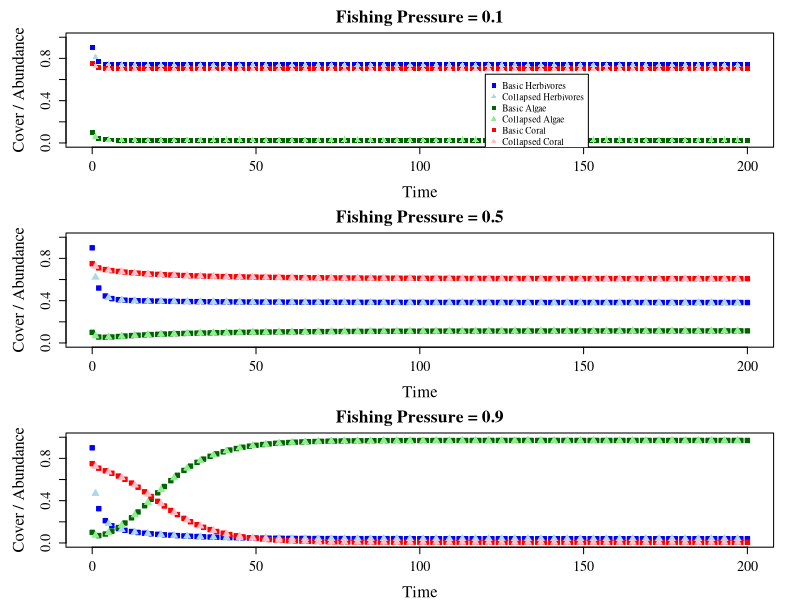
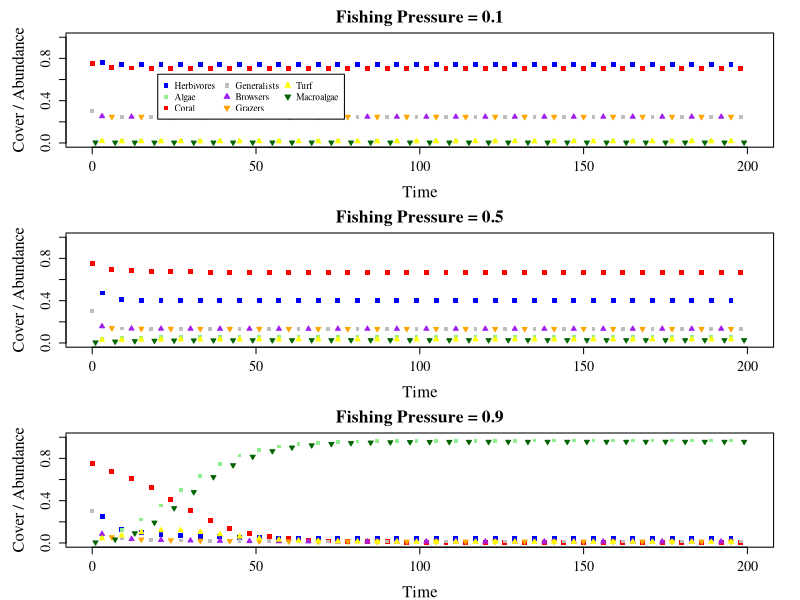
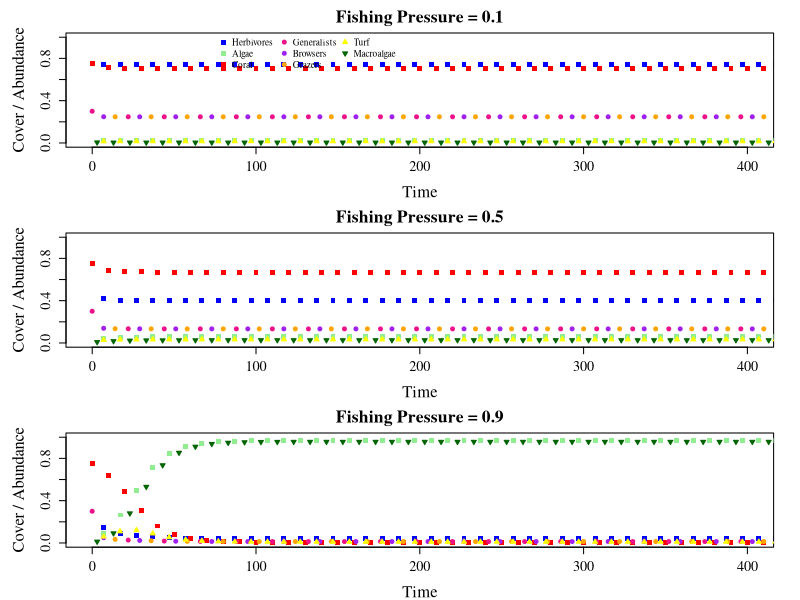
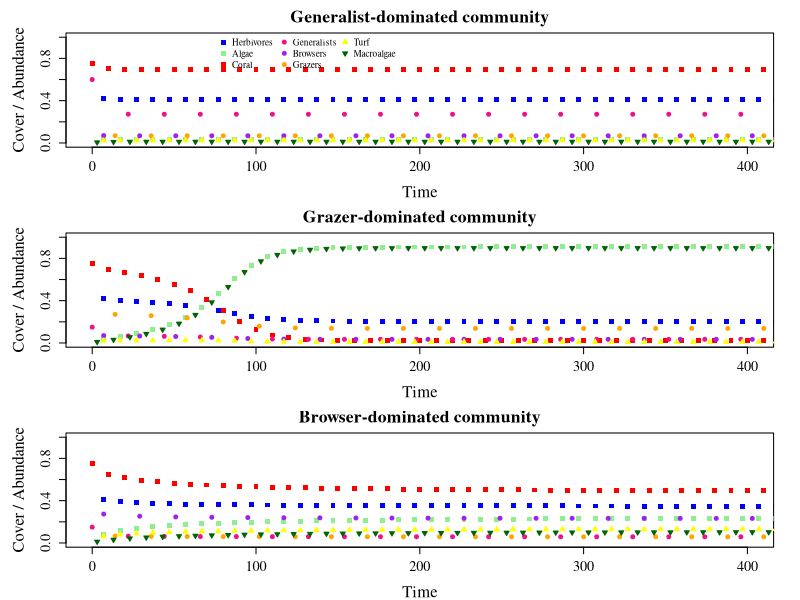

The R source for these figures, in order:
## ---- chunk 1

library(deSolve)
library(ggplot2)
library(reshape2)
library(viridis)
library(gridExtra)

## ---- chunk 2

#Set initial conditions for state variables
H0<-0.9
C0<-0.75
A0<-0.1
S0 <- 1 - C0 - A0

state_vars<-c(HH=H0, CC=C0, AA=A0, SS=S0)

#generate a series of times at which you want the ODE solver to output population sizes
#tseq<-seq(0,100,by=0.1)
tseq<-seq(0,1000,by=0.1)

#Generate a vector of parameter values
pars<-c(bc<-0.3,
        ba<- 0.8,
        ic<-0.05,
        ia<-0.05,
        dc<-0.1,
        r<-1,
        g<-1,
        eta<-1,
        alpha<-0.5,
        sigma<-0.6,
        f<-0.1)

Basic_Model<-function(tseq,state_vars,pars){
  HH <- state_vars[1]
  CC <- state_vars[2]
  AA <- state_vars[3]
  SS <- 1 - CC - AA
  
  bc <- pars[1]
  ba <- pars[2]
  ic <- pars[3]
  ia <- pars[4]
  dc <- pars[5]
  r <- pars[6]
  g <- pars[7]
  eta <- pars[8]
  alpha <- pars[9]
  sigma <- pars[10]
  f <- pars[11]
  
  dC_dt <- (ic + bc*CC)*SS*(1-alpha*AA)- dc*CC
  dA_dt <-(ia + ba*AA)*SS - (g*HH*AA / (g*eta*AA+1))
  dH_dt <-r*HH*(1 - (HH / ((1-sigma) + sigma*CC))) - f*HH

  return(list(c(dH<- dH_dt,
                dC <- dC_dt,
                dA <- dA_dt)))
}

Basic_M_output<-lsoda(c(Herbivores=H0,Coral=C0,Algae=A0), tseq, Basic_Model, pars)
Basic_M_output=as.data.frame(Basic_M_output)
Basic_M_output$Space= 1 - Basic_M_output$Coral - Basic_M_output$Algae

#head(Basic_M_output)
#tail(Basic_M_output)


## Run the model again with a higher fishing pressure f = 0.5
pars[11]=0.5
Basic_M_output_2<-lsoda(c(Herbivores=H0,Coral=C0,Algae=A0), tseq, Basic_Model, pars)
Basic_M_output_2=as.data.frame(Basic_M_output_2)


## Run the model again with an even higher fishing pressure f = 0.9
pars[11]=0.9
Basic_M_output_3<-lsoda(c(Herbivores=H0,Coral=C0,Algae=A0), tseq, Basic_Model, pars)
Basic_M_output_3=as.data.frame(Basic_M_output_3)


## ---- chunk 3
#These were the initial conditions for the basic model when I first ran that...
# H0<-0.9
# C0<-0.75
# M0<-0.1

### Old assumptions of initial conditions to make previous model equations collapse to basic model
# G0<-0.3
# R0<-0.3
# B0<-0.3
# C0<-0.75
# T0<-0.05
# M0<-0.05
# S0 <- 1 - T0 - C0 - M0


G0<-0.45
R0<-0
B0<-0.45
C0<-0.75
T0<-0.05
M0<-0.05
S0 <- 1 - T0 - C0 - M0

# H0<-0.6
# C0<-0.5
# M0<-0.2
# S0 <- 1 - C0 - M0

P2_state_vars<-c(GG=G0, RR=R0, BB=B0, CC=C0, TT=T0, MM=M0, SS=S0)

#generate a series of times at which you want the ODE solver to output population sizes
#P2_tseq<-seq(0,100,by=0.1)
P2_tseq<-seq(0,1000,by=0.1)

#Generate a vector of parameter values
P2_pars<-c(bc<-0.3,
           bt<-0.8,      #use the same value as bm from basic model
           bm<-0.8,      #use the same value as bm from basic model
           ic<-0.05,
           it<-0.025,    #need two of these, one for turf and one for macroalgae
           im<-0.025,    #need two of these, one for turf and one for macroalgae
           dc<-0.1,
           r<-1,
           # gt<-1,       #need two of these, one for turf and one for macroalgae
           # gm<-1,       #need two of these, one for turf and one for macroalgae
           gt<-2,       #need two of these, one for turf and one for macroalgae
           gm<-2,       #need two of these, one for turf and one for macroalgae
           etaT<-1,     #need two of these, one for turf and one for macroalgae
           etaM<-1,     #need two of these, one for turf and one for macroalgae
           alphaT<-0.5,
           alphaM<-0.5,
           sigma<-0.6,
           f<-0.1,
           gamma<-0)

P2_Model<-function(P2_tseq,P2_state_vars,P2_pars){
  GG <- P2_state_vars[1]
  RR <- P2_state_vars[2]
  BB <- P2_state_vars[3]
  CC <- P2_state_vars[4]
  TT <- P2_state_vars[5]
  MM <- P2_state_vars[6]
  SS <- 1 - CC - TT - MM
  
  bc <- P2_pars[1]
  bt <- P2_pars[2]
  bm <- P2_pars[3]
  ic <- P2_pars[4]
  it <- P2_pars[5]
  im <- P2_pars[6]
  dc <- P2_pars[7]
  r <- P2_pars[8]
  gt <- P2_pars[9]
  gm <- P2_pars[10]
  etaT <- P2_pars[11]
  etaM <- P2_pars[12]
  alphaT <- P2_pars[13]
  alphaM <- P2_pars[14]
  sigma <- P2_pars[15]
  f <- P2_pars[16]
  gamma <- P2_pars[17]
  
  dG_dt <-r*GG*(1 - ((GG+RR+BB) / ((1-sigma) + sigma*CC))) - f*GG
  dR_dt <-r*RR*(1 - ((GG+RR+BB) / ((1-sigma) + sigma*CC))) - f*RR
  dB_dt <-r*BB*(1 - ((GG+RR+BB) / ((1-sigma) + sigma*CC))) - f*BB
  dC_dt <- (ic + bc*CC)*SS*(1-(alphaT*TT+alphaM*MM)) - dc*CC
  dT_dt <- (it + bt*TT)*(SS) - (gamma*TT) - (((gt*GG*TT) / (gt*etaT*TT+1)) + ((gt*RR*TT)/(gt*etaT*TT+gm*etaM*MM+1)))
  dM_dt <- (im + bm*MM)*(SS) + (gamma*TT) - (((gm*BB*MM) / (gm*etaM*MM+1)) + ((gm*RR*MM)/(gt*etaT*TT+gm*etaM*MM+1)))


  return(list(c(dG <- dG_dt,
                dR <- dR_dt,
                dB <- dB_dt,
                dC <- dC_dt,
                dT <- dT_dt,
                dM <- dM_dt)))
}

P2_output<-lsoda(c(Grazers =G0, Generalists =R0, Browsers =B0,
                   Coral = C0,Turf = T0,Macroalgae=M0),
                 P2_tseq, P2_Model, P2_pars)
P2_output=as.data.frame(P2_output)


P2_output$Space= 1 - P2_output$Coral - P2_output$Turf - P2_output$Macroalgae
P2_output$Herbivores = P2_output$Grazers+P2_output$Generalists+P2_output$Browsers
P2_output$Algae = P2_output$Turf+P2_output$Macroalgae



# Compare expanded model output to basic model output...
Herbs<-(round(P2_output$Herbivores,digits=4) == round(Basic_M_output$Herbivores,digits=4))
Herb.Trues<-sum(Herbs==TRUE)
#Herb.Trues
Algals<-(round(P2_output$Algae,digits=4) == round(Basic_M_output$Algae,digits=4))
Algals.Trues<-sum(Algals==TRUE)
#Algals.Trues
Coral<-(round(P2_output$Coral,digits=4) == round(Basic_M_output$Coral,digits=4))
Coral.Trues<-sum(Coral==TRUE)
Coral.Trues



## Run the model again with a higher fishing pressure f = 0.5
P2_pars[16]=0.5
P2_output_2<-lsoda(c(Grazers =G0, Generalists =R0, Browsers =B0,
                   Coral = C0,Turf = T0,Macroalgae=M0),
                 P2_tseq, P2_Model, P2_pars)
P2_output_2=as.data.frame(P2_output_2)
P2_output_2$Space= 1 - P2_output_2$Coral - P2_output_2$Turf - P2_output_2$Macroalgae
P2_output_2$Herbivores = P2_output_2$Grazers+P2_output_2$Generalists+P2_output_2$Browsers
P2_output_2$Algae = P2_output_2$Turf+P2_output_2$Macroalgae
#tail(P2_output_2)


## Run the model again with an even higher fishing pressure f = 0.9
P2_pars[16]=0.9
P2_output_3<-lsoda(c(Grazers =G0, Generalists =R0, Browsers =B0,
                   Coral = C0,Turf = T0,Macroalgae=M0),
                 P2_tseq, P2_Model, P2_pars)
P2_output_3=as.data.frame(P2_output_3)
P2_output_3$Space= 1 - P2_output_3$Coral - P2_output_3$Turf - P2_output_3$Macroalgae
P2_output_3$Herbivores = P2_output_3$Grazers+P2_output_3$Generalists+P2_output_3$Browsers
P2_output_3$Algae = P2_output_3$Turf+P2_output_3$Macroalgae
#tail(P2_output_3)


## ---- chunk 4

## subset time points at which to actually plot output....

# basic_times<-seq(0,1000,by=20)    ## miss the details happening in the early time steps when I plot it out for the full 1000 time steps - but in supplement, maybe?
# basic_times<-seq(0,200,by=2)
basic_times<-seq(0,200,by=2)
reduced_Basic<-subset(Basic_M_output,Basic_M_output$time %in% basic_times)
reduced_Basic_2<-subset(Basic_M_output_2,Basic_M_output_2$time %in% basic_times)
reduced_Basic_3<-subset(Basic_M_output_3,Basic_M_output_3$time %in% basic_times)


# p2_times<-seq(1,1000,by=20)    ## miss the details happening in the early time steps when I plot it out for the full 1000 time steps - but in supplement, maybe?
# p2_times<-seq(1,200,by=2)
p2_times<-seq(1,200,by=4)
reduced_p2<-subset(P2_output,P2_output$time %in% p2_times)
reduced_p2_2<-subset(P2_output_2,P2_output_2$time %in% p2_times)
reduced_p2_3<-subset(P2_output_3,P2_output_3$time %in% p2_times)


#quartz()

#pdf("Basic_v_Expanded.pdf",width=4, height=10)
pdf("Paper_Fig_1_c_v2.3.pdf",width=3.75, height=7)


par(mfrow=c(3,1),
    mar=c(4,5,2.5,2),
    family = "Times")

plot(reduced_Basic$time, reduced_Basic$Herbivores,
     pch = 15,
     col = "blue",
     xlab="Time",
     ylab="Cover / Abundance",
     ylim=c(0,1),
     xlim=c(0,200),
     cex.lab=1.5,
     cex.axis=1.3,
     main = "Fishing Pressure = 0.1",
     cex.main=1.6)
points(reduced_Basic$time, reduced_Basic$Algae, col="darkgreen", pch=15)
points(reduced_Basic$time, reduced_Basic$Coral, col="red", pch=15)
points(reduced_p2$time, reduced_p2$Herbivores, col="lightblue", pch=17)
points(reduced_p2$time, reduced_p2$Coral, col="pink", pch=17)
points(reduced_p2$time, reduced_p2$Algae, col="lightgreen", pch=17)
legend(x=120,y=0.65,
       c("Basic Herbivores","Collapsed Herbivores","Basic Algae","Collapsed Algae","Basic Coral","Collapsed Coral"),
       pch=c(15,17,15,17,15,17),
       col=c("blue","lightblue","darkgreen","lightgreen","red","pink"),
       cex=0.85)


plot(reduced_Basic_2$time, reduced_Basic_2$Herbivores,
     pch = 22,
     col = "blue",
     bg = "blue",
     xlab="Time",
     ylab="Cover / Abundance",
     ylim=c(0,1),
     xlim=c(0,200),
     cex.lab=1.5,
     cex.axis=1.3,
     main = "Fishing Pressure = 0.5",
     cex.main=1.6)
points(reduced_Basic_2$time, reduced_Basic_2$Algae, col="darkgreen", pch=22, bg = "darkgreen")
points(reduced_Basic_2$time, reduced_Basic_2$Coral, col="red", pch=22, bg = "red")
points(reduced_p2_2$time, reduced_p2_2$Herbivores, col="lightblue", pch=24, bg = "lightblue")
points(reduced_p2_2$time, reduced_p2_2$Coral, col="pink", pch=24, bg = "pink")
points(reduced_p2_2$time, reduced_p2_2$Algae, col="lightgreen", pch=24, bg = "lightgreen")


plot(reduced_Basic_3$time, reduced_Basic_3$Herbivores,
     pch = 22,
     col = "blue",
     bg = "blue",
     xlab="Time",
     ylab="Cover / Abundance",
     ylim=c(0,1),
     xlim=c(0,200),
     cex.lab=1.5,
     cex.axis=1.3,
     main = "Fishing Pressure = 0.9",
     cex.main=1.6)
points(reduced_Basic_3$time, reduced_Basic_3$Algae, col="darkgreen", pch=22, bg = "darkgreen")
points(reduced_Basic_3$time, reduced_Basic_3$Coral, col="red", pch=22, bg = "red")
points(reduced_p2_3$time, reduced_p2_3$Herbivores, col="lightblue", pch=24, bg = "lightblue")
points(reduced_p2_3$time, reduced_p2_3$Coral, col="pink", pch=24, bg = "pink")
points(reduced_p2_3$time, reduced_p2_3$Algae, col="lightgreen", pch=24, bg = "lightgreen")

dev.off()


## ---- chunk 5
#Generate a vector of parameter values
hh_pars<-c(bc<-0.3, bt<-0.8,bm<-0.5,      #expansion of current benthic cover
           ic<-0.05, it<-0.05, im<-0,     #import of propagules
           dc<-0.1,                       #coral mortality
           r<-1,                          #herbivore growth rate
#           gt<-1, gm<-0.5,                #algae mortality - used previously before changing our model equations
           gt<-2, gm<-1,                #algae mortality
           etaT<-0, etaM<-1,              #algae handling time
           alphaT<-0.25, alphaM<-0.5,     #competitive effect on coral
           sigma<-0.6,                    #relationship between coral & herbivores
           f<-0.5,                        #fishing pressure
           gamma<-0.1)                    #transition from turf to macroalgae


## ---- chunk 6
## What am I using for the initial conditions for the Expanded Model? - Using what I have in my Table S2 from the manuscript...

G0<-0.3
R0<-0.3
B0<-0.3
C0<-0.75
T0<-0.1
M0<-0.0
S0 <- 1 - T0 - C0 - M0


#set fishing pressure to 0.1 for initial run
hh_pars[16] = 0.1
Exp_output<-lsoda(c(Grazers =G0, Generalists =R0, Browsers =B0,
                   Coral = C0,Turf = T0,Macroalgae=M0),
                 P2_tseq, P2_Model, hh_pars)
Exp_output=as.data.frame(Exp_output)
Exp_output$Space= 1 - Exp_output$Coral - Exp_output$Turf - Exp_output$Macroalgae
Exp_output$Herbivores = Exp_output$Grazers+Exp_output$Generalists+Exp_output$Browsers
Exp_output$Algae = Exp_output$Turf+Exp_output$Macroalgae


## Run the model again with a higher fishing pressure f = 0.5
hh_pars[16]=0.5
Exp_output_2<-lsoda(c(Grazers =G0, Generalists =R0, Browsers =B0,
                   Coral = C0,Turf = T0,Macroalgae=M0),
                 P2_tseq, P2_Model, hh_pars)
Exp_output_2=as.data.frame(Exp_output_2)
Exp_output_2$Space= 1 - Exp_output_2$Coral - Exp_output_2$Turf - Exp_output_2$Macroalgae
Exp_output_2$Herbivores = Exp_output_2$Grazers+Exp_output_2$Generalists+Exp_output_2$Browsers
Exp_output_2$Algae = Exp_output_2$Turf+Exp_output_2$Macroalgae
#tail(Exp_output_2)


## Run the model again with an even higher fishing pressure f = 0.9
hh_pars[16]=0.9
Exp_output_3<-lsoda(c(Grazers =G0, Generalists =R0, Browsers =B0,
                   Coral = C0,Turf = T0,Macroalgae=M0),
                 P2_tseq, P2_Model, hh_pars)
Exp_output_3=as.data.frame(Exp_output_3)
Exp_output_3$Space= 1 - Exp_output_3$Coral - Exp_output_3$Turf - Exp_output_3$Macroalgae
Exp_output_3$Herbivores = Exp_output_3$Grazers+Exp_output_3$Generalists+Exp_output_3$Browsers
Exp_output_3$Algae = Exp_output_3$Turf+Exp_output_3$Macroalgae
#tail(Exp_output_3)


## ---- chunk 7
# Need to reduce the number of data points to plot so the points are actually visible
## subset time points at which to actually plot output....

group1_times<-seq(0,200,by=6)
#which state variables do I want in group 1?
# Herbivores, Algae, Coral, Generalists
group1_1<-subset(Exp_output,Exp_output$time %in% group1_times)
group1_2<-subset(Exp_output_2,Exp_output$time %in% group1_times)
group1_3<-subset(Exp_output_3,Exp_output$time %in% group1_times)

#which state variables do I want in group 2?
#Grazers, Turf
group2_times<-seq(3,200,by=6)
group2_1<-subset(Exp_output,Exp_output$time %in% group2_times)
group2_2<-subset(Exp_output_2,Exp_output$time %in% group2_times)
group2_3<-subset(Exp_output_3,Exp_output$time %in% group2_times)


#which state variables do I want in group 3?
#Browsers, Macroalgae
group3_times<-seq(1,200,by=6)
group3_1<-subset(Exp_output,Exp_output$time %in% group3_times)
group3_2<-subset(Exp_output_2,Exp_output$time %in% group3_times)
group3_3<-subset(Exp_output_3,Exp_output$time %in% group3_times)


#Different times for the 3 different types of herbivores
group4_times<-seq(0,200,by=9)
group4_1<-subset(Exp_output,Exp_output$time %in% group4_times)
group4_2<-subset(Exp_output_2,Exp_output$time %in% group4_times)
group4_3<-subset(Exp_output_3,Exp_output$time %in% group4_times)

group5_times<-seq(3,200,by=9)
group5_1<-subset(Exp_output,Exp_output$time %in% group5_times)
group5_2<-subset(Exp_output_2,Exp_output$time %in% group5_times)
group5_3<-subset(Exp_output_3,Exp_output$time %in% group5_times)

group6_times<-seq(6,200,by=9)
group6_1<-subset(Exp_output,Exp_output$time %in% group6_times)
group6_2<-subset(Exp_output_2,Exp_output$time %in% group6_times)
group6_3<-subset(Exp_output_3,Exp_output$time %in% group6_times)


#Making the figures - see next code chunk for UPDATED figure

# pdf("Paper_Fig_1_d_v3.pdf",width=3.75, height=7)
# pdf("Fig_1D_v1.pdf",width=3.75, height=7)
pdf("Fig_1D_v2.pdf",width=3.75, height=7)


par(mfrow=c(3,1),
    mar=c(4,5,2.5,2),
    family = "Times")

#quartz()
plot(group2_1$time, group2_1$Herbivores,
     pch=15,
     col = "blue",
     xlab="Time",
     ylab="Cover / Abundance",
     ylim=c(0,1),
     xlim=c(0,200),
     cex.lab=1.5,
     cex.axis=1.3,
     main = "Fishing Pressure = 0.1",
     cex.main=1.6)
points(group2_1$time, group2_1$Algae, col="lightgreen", pch=15,cex=0.75)
points(group1_1$time, group1_1$Coral, col="red", pch=15)
# points(group4_1$time, group4_1$Generalists, col="hotpink", pch=15,cex=0.75)
points(group4_1$time, group4_1$Generalists, col="gray", pch=15,cex=0.75)
points(group5_1$time, group5_1$Browsers, col="purple",bg="purple", pch=24,cex=0.75)
points(group6_1$time, group6_1$Grazers, col="orange",bg="orange", pch=25,cex=0.75)
points(group2_1$time, group2_1$Turf, col="yellow",bg="yellow", pch=24,cex=0.75)
points(group3_1$time, group3_1$Macroalgae, col="darkgreen",bg="darkgreen", pch=25,cex=0.75)
legend(x=20,y=0.65,
       c("Herbivores","Algae","Coral", "Generalists","Browsers","Grazers","Turf","Macroalgae"),
       pch=c(15,15,15,15,24,25,24,25),
       col=c("blue","lightgreen","red","gray","purple","orange","yellow","darkgreen"),
       pt.bg=c("blue","lightgreen","red","gray","purple","orange","yellow","darkgreen"),
       ncol=3,
       cex=0.85)


plot(group2_2$time, group2_2$Herbivores,
     pch=15,
     col = "blue",
     xlab="Time",
     ylab="Cover / Abundance",
     ylim=c(0,1),
     xlim=c(0,200),
     cex.lab=1.5,
     cex.axis=1.3,
     main = "Fishing Pressure = 0.5",
     cex.main=1.6)
points(group2_2$time, group2_2$Algae, col="lightgreen", pch=15,cex=0.75)
points(group1_2$time, group1_2$Coral, col="red", pch=15)
# points(group4_2$time, group4_2$Generalists, col="hotpink", pch=15,cex=0.75)
points(group4_2$time, group4_2$Generalists, col="gray", pch=15,cex=0.75)
points(group5_2$time, group5_2$Browsers, col="purple",bg="purple", pch=24,cex=0.75)
points(group6_2$time, group6_2$Grazers, col="orange",bg="orange", pch=25,cex=0.75)
points(group2_2$time, group2_2$Turf, col="yellow",bg="yellow", pch=24,cex=0.75)
points(group3_2$time, group3_2$Macroalgae, col="darkgreen",bg="darkgreen", pch=25,cex=0.75)



plot(group2_3$time, group2_3$Herbivores,
     pch=15,
     col = "blue",
     xlab="Time",
     ylab="Cover / Abundance",
     ylim=c(0,1),
     xlim=c(0,200),
     cex.lab=1.5,
     cex.axis=1.3,
     main = "Fishing Pressure = 0.9",
     cex.main=1.6)
points(group2_3$time, group2_3$Algae, col="lightgreen", pch=15,cex=0.75)
points(group1_3$time, group1_3$Coral, col="red", pch=15)
# points(group4_3$time, group4_3$Generalists, col="hotpink", pch=15,cex=0.75)
points(group4_3$time, group4_3$Generalists, col="gray", pch=15,cex=0.75)
points(group5_3$time, group5_3$Browsers, col="purple",bg="purple", pch=24,cex=0.75)
points(group6_3$time, group6_3$Grazers, col="orange",bg="orange", pch=25,cex=0.75)
points(group2_3$time, group2_3$Turf, col="yellow",bg="yellow", pch=24,cex=0.75)
points(group3_3$time, group3_3$Macroalgae, col="darkgreen",bg="darkgreen", pch=25,cex=0.75)


dev.off()

## ---- chunk 8
# Need to reduce the number of data points to plot so the points are actually visible
## subset time points at which to actually plot output....

# group1_times<-seq(0,200,by=6)
# group1_times<-seq(0,1000,by=30)
group1_times<-seq(0,1000,by=10)
#which state variables do I want in group 1?
# Herbivores, Algae, Coral, Generalists
group1_1<-subset(Exp_output,Exp_output$time %in% group1_times)
group1_2<-subset(Exp_output_2,Exp_output$time %in% group1_times)
group1_3<-subset(Exp_output_3,Exp_output$time %in% group1_times)

#which state variables do I want in group 2?
#Grazers, Turf
# group2_times<-seq(3,200,by=6)
# group2_times<-seq(15,1000,by=30)
group2_times<-seq(7,1000,by=10)
group2_1<-subset(Exp_output,Exp_output$time %in% group2_times)
group2_2<-subset(Exp_output_2,Exp_output$time %in% group2_times)
group2_3<-subset(Exp_output_3,Exp_output$time %in% group2_times)


#which state variables do I want in group 3?
#Browsers, Macroalgae
# group3_times<-seq(1,200,by=6)
# group3_times<-seq(5,1000,by=30)
group3_times<-seq(3,1000,by=10)
group3_1<-subset(Exp_output,Exp_output$time %in% group3_times)
group3_2<-subset(Exp_output_2,Exp_output$time %in% group3_times)
group3_3<-subset(Exp_output_3,Exp_output$time %in% group3_times)


#Different times for the 3 different types of herbivores
# group4_times<-seq(0,200,by=9)
# group4_times<-seq(0,1000,by=45)
group4_times<-seq(0,1000,by=22)
group4_1<-subset(Exp_output,Exp_output$time %in% group4_times)
group4_2<-subset(Exp_output_2,Exp_output$time %in% group4_times)
group4_3<-subset(Exp_output_3,Exp_output$time %in% group4_times)

# group5_times<-seq(3,200,by=9)
# group5_times<-seq(15,1000,by=45)
group5_times<-seq(7,1000,by=22)
group5_1<-subset(Exp_output,Exp_output$time %in% group5_times)
group5_2<-subset(Exp_output_2,Exp_output$time %in% group5_times)
group5_3<-subset(Exp_output_3,Exp_output$time %in% group5_times)

# group6_times<-seq(6,200,by=9)
# group6_times<-seq(30,1000,by=45)
group6_times<-seq(14,1000,by=22)
group6_1<-subset(Exp_output,Exp_output$time %in% group6_times)
group6_2<-subset(Exp_output_2,Exp_output$time %in% group6_times)
group6_3<-subset(Exp_output_3,Exp_output$time %in% group6_times)


## List of times from above for easier referencing and copying...
# group1_times<-seq(0,1000,by=10)
# group2_times<-seq(7,1000,by=10)
# group3_times<-seq(3,1000,by=10)
# group4_times<-seq(0,1000,by=22)
# group5_times<-seq(7,1000,by=22)
# group6_times<-seq(14,1000,by=22)



## Making the figure

# pdf("Fig_new1C_v1.pdf",width=3.75,height=7)
# pdf("Fig_new1C_v2.pdf",width=3.75,height=7)
# pdf("Fig_new1C_v3.pdf",width=3.75,height=7)
pdf("Fig_new1C_v4.pdf",width=3.75,height=7)


par(mfrow=c(3,1),
    mar=c(4,5,2.5,2),
    family = "Times")

#quartz()
plot(group2_1$time, group2_1$Herbivores,
     pch=15,
     col = "blue",
     xlab="Time",
     ylab="Cover / Abundance",
     ylim=c(0,1),
     xlim=c(0,400),
     cex.lab=1.5,
     cex.axis=1.3,
     main = "Fishing Pressure = 0.1",
     cex.main=1.6)
# points(group2_1$time, group2_1$Algae, col="lightgreen", pch=15,cex=0.75)
points(group2_1$time, group2_1$Algae, col="lightgreen", pch=15,cex=1)
points(group1_1$time, group1_1$Coral, col="red", pch=15)
# points(group4_1$time, group4_1$Generalists, col="hotpink", pch=15,cex=0.75)
# points(group4_1$time, group4_1$Generalists, col="gray", pch=20,cex=0.75)
points(group4_1$time, group4_1$Generalists, col="deeppink2", pch=20,cex=1.2)
points(group5_1$time, group5_1$Browsers, col="purple",bg="purple", pch=20,cex=1.2)
points(group6_1$time, group6_1$Grazers, col="orange",bg="orange", pch=20,cex=1.2)
points(group2_1$time, group2_1$Turf, col="yellow",bg="yellow", pch=24,cex=0.75)
points(group3_1$time, group3_1$Macroalgae, col="darkgreen",bg="darkgreen", pch=25,cex=0.75)
legend(x=75,y=1.06,
       # x=75,y=0.65,
       c("Herbivores","Algae","Coral", "Generalists","Browsers","Grazers","Turf","Macroalgae"),
       pch=c(15,15,15,20,20,20,24,25),
       col=c("blue","lightgreen","red","deeppink2","purple","orange","yellow","darkgreen"),
       pt.bg=c("blue","lightgreen","red","deeppink2","purple","orange","yellow","darkgreen"),
       ncol=3,
       cex=0.85,
       bty = "n",   ## remove box around legend
       pt.cex = c(1,1,1,1.2,1.2,1.2,0.75,0.75))


plot(group2_2$time, group2_2$Herbivores,
     pch=15,
     col = "blue",
     xlab="Time",
     ylab="Cover / Abundance",
     ylim=c(0,1),
     xlim=c(0,400),
     cex.lab=1.5,
     cex.axis=1.3,
     main = "Fishing Pressure = 0.5",
     cex.main=1.6)
# points(group2_2$time, group2_2$Algae, col="lightgreen", pch=15,cex=0.75)
points(group2_2$time, group2_2$Algae, col="lightgreen", pch=15,cex=1)
points(group1_2$time, group1_2$Coral, col="red", pch=15)
# points(group4_2$time, group4_2$Generalists, col="hotpink", pch=15,cex=0.75)
points(group4_2$time, group4_2$Generalists, col="deeppink2", pch=20,cex=1.2)
points(group5_2$time, group5_2$Browsers, col="purple",bg="purple", pch=20,cex=1.2)
points(group6_2$time, group6_2$Grazers, col="orange",bg="orange", pch=20,cex=1.2)
points(group2_2$time, group2_2$Turf, col="yellow",bg="yellow", pch=24,cex=0.75)
points(group3_2$time, group3_2$Macroalgae, col="darkgreen",bg="darkgreen", pch=25,cex=0.75)



plot(group2_3$time, group2_3$Herbivores,
     pch=15,
     col = "blue",
     xlab="Time",
     ylab="Cover / Abundance",
     ylim=c(0,1),
     xlim=c(0,400),
     cex.lab=1.5,
     cex.axis=1.3,
     main = "Fishing Pressure = 0.9",
     cex.main=1.6)
# points(group2_3$time, group2_3$Algae, col="lightgreen", pch=15,cex=0.75)
points(group2_3$time, group2_3$Algae, col="lightgreen", pch=15,cex=1)
points(group1_3$time, group1_3$Coral, col="red", pch=15)
# points(group4_3$time, group4_3$Generalists, col="hotpink", pch=15,cex=0.75)
points(group4_3$time, group4_3$Generalists, col="deeppink2", pch=20,cex=1.2)
points(group5_3$time, group5_3$Browsers, col="purple",bg="purple", pch=20,cex=1.2)
points(group6_3$time, group6_3$Grazers, col="orange",bg="orange", pch=20,cex=1.2)
points(group2_3$time, group2_3$Turf, col="yellow",bg="yellow", pch=24,cex=0.75)
points(group3_3$time, group3_3$Macroalgae, col="darkgreen",bg="darkgreen", pch=25,cex=0.75)


dev.off()

## ---- chunk 9
# Set initial conditions

G0<-0.3
R0<-0.3
B0<-0.3
C0<-0.75
T0<-0.1
M0<-0.0
S0 <- 1 - T0 - C0 - M0


#have 'even' herbivore communities initially
#set fishing pressure to 0.5 for all runs
G0<-0.3
R0<-0.3
B0<-0.3
hh_pars[16] = 0.5
F1d_even<-lsoda(c(Grazers =G0, Generalists =R0, Browsers =B0,
                   Coral = C0,Turf = T0,Macroalgae=M0),
                 P2_tseq, P2_Model, hh_pars)
F1d_even=as.data.frame(F1d_even)
F1d_even$Space= 1 - F1d_even$Coral - F1d_even$Turf - F1d_even$Macroalgae
F1d_even$Herbivores = F1d_even$Grazers+F1d_even$Generalists+F1d_even$Browsers
F1d_even$Algae = F1d_even$Turf+F1d_even$Macroalgae


## Run the model again with same fishing pressure f = 0.5, but generalist-dominated herbivore community
G0<-0.15
R0<-0.6
B0<-0.15
hh_pars[16]=0.5
F1d_genD<-lsoda(c(Grazers =G0, Generalists =R0, Browsers =B0,
                   Coral = C0,Turf = T0,Macroalgae=M0),
                 P2_tseq, P2_Model, hh_pars)
F1d_genD=as.data.frame(F1d_genD)
F1d_genD$Space= 1 - F1d_genD$Coral - F1d_genD$Turf - F1d_genD$Macroalgae
F1d_genD$Herbivores = F1d_genD$Grazers+F1d_genD$Generalists+F1d_genD$Browsers
F1d_genD$Algae = F1d_genD$Turf+F1d_genD$Macroalgae
#tail(F1d_genD)


## Run the model again with same fishing pressure f = 0.5, but grazer-dominated herbivore community
G0<-0.6
R0<-0.15
B0<-0.15
hh_pars[16]=0.5
F1d_grazD<-lsoda(c(Grazers =G0, Generalists =R0, Browsers =B0,
                   Coral = C0,Turf = T0,Macroalgae=M0),
                 P2_tseq, P2_Model, hh_pars)
F1d_grazD=as.data.frame(F1d_grazD)
F1d_grazD$Space= 1 - F1d_grazD$Coral - F1d_grazD$Turf - F1d_grazD$Macroalgae
F1d_grazD$Herbivores = F1d_grazD$Grazers+F1d_grazD$Generalists+F1d_grazD$Browsers
F1d_grazD$Algae = F1d_grazD$Turf+F1d_grazD$Macroalgae
#tail(F1d_grazD)



## Run the model again with same fishing pressure f = 0.5, but browers-dominated herbivore community
G0<-0.15
R0<-0.15
B0<-0.6
hh_pars[16]=0.5
F1d_browsD<-lsoda(c(Grazers =G0, Generalists =R0, Browsers =B0,
                   Coral = C0,Turf = T0,Macroalgae=M0),
                 P2_tseq, P2_Model, hh_pars)
F1d_browsD=as.data.frame(F1d_browsD)
F1d_browsD$Space= 1 - F1d_browsD$Coral - F1d_browsD$Turf - F1d_browsD$Macroalgae
F1d_browsD$Herbivores = F1d_browsD$Grazers+F1d_browsD$Generalists+F1d_browsD$Browsers
F1d_browsD$Algae = F1d_browsD$Turf+F1d_browsD$Macroalgae
#tail(F1d_browsD)

## ---- chunk 10
# Need to reduce the number of data points to plot so the points are actually visible
## subset time points at which to actually plot output....

## List of times from Figure 1C above, so they match between panels C and D

group1_times<-seq(0,1000,by=10)
group2_times<-seq(7,1000,by=10)
group3_times<-seq(3,1000,by=10)
group4_times<-seq(0,1000,by=22)
group5_times<-seq(7,1000,by=22)
group6_times<-seq(14,1000,by=22)


#group1_times<-seq(0,200,by=6)
# group1_times<-seq(0,1000,by=30)
#which state variables do I want in group 1?
# Herbivores, Algae, Coral, Generalists
group1_1<-subset(F1d_genD,F1d_genD$time %in% group1_times)
group1_2<-subset(F1d_grazD,F1d_genD$time %in% group1_times)
group1_3<-subset(F1d_browsD,F1d_genD$time %in% group1_times)

#which state variables do I want in group 2?
#Grazers, Turf
#group2_times<-seq(3,200,by=6)
# group2_times<-seq(15,1000,by=30)
group2_1<-subset(F1d_genD,F1d_genD$time %in% group2_times)
group2_2<-subset(F1d_grazD,F1d_genD$time %in% group2_times)
group2_3<-subset(F1d_browsD,F1d_genD$time %in% group2_times)


#which state variables do I want in group 3?
#Browsers, Macroalgae
#group3_times<-seq(1,200,by=6)
# group3_times<-seq(5,1000,by=30)
group3_1<-subset(F1d_genD,F1d_genD$time %in% group3_times)
group3_2<-subset(F1d_grazD,F1d_genD$time %in% group3_times)
group3_3<-subset(F1d_browsD,F1d_genD$time %in% group3_times)


#Different times for the 3 different types of herbivores
#group4_times<-seq(0,200,by=9)
# group4_times<-seq(0,1000,by=45)
group4_1<-subset(F1d_genD,F1d_genD$time %in% group4_times)
group4_2<-subset(F1d_grazD,F1d_genD$time %in% group4_times)
group4_3<-subset(F1d_browsD,F1d_genD$time %in% group4_times)

#group5_times<-seq(3,200,by=9)
# group5_times<-seq(15,1000,by=45)
group5_1<-subset(F1d_genD,F1d_genD$time %in% group5_times)
group5_2<-subset(F1d_grazD,F1d_genD$time %in% group5_times)
group5_3<-subset(F1d_browsD,F1d_genD$time %in% group5_times)

#group6_times<-seq(6,200,by=9)
# group6_times<-seq(30,1000,by=45)
group6_1<-subset(F1d_genD,F1d_genD$time %in% group6_times)
group6_2<-subset(F1d_grazD,F1d_genD$time %in% group6_times)
group6_3<-subset(F1d_browsD,F1d_genD$time %in% group6_times)


#Making the figures

pdf("Fig_1D_v4.pdf",width=3.75, height=7)


par(mfrow=c(3,1),
    mar=c(4,5,2.5,2),
    family = "Times")

#quartz()
plot(group2_1$time, group2_1$Herbivores,
     pch=15,
     col = "blue",
     xlab="Time",
     ylab="Cover / Abundance",
     ylim=c(0,1),
     xlim=c(0,400),
     cex.lab=1.5,
     cex.axis=1.3,
     main = "Generalist-dominated community",
     cex.main=1.6)
points(group2_1$time, group2_1$Algae, col="lightgreen", pch=15,cex=1)
points(group1_1$time, group1_1$Coral, col="red", pch=15)
# points(group4_1$time, group4_1$Generalists, col="hotpink", pch=15,cex=0.75)
# points(group4_1$time, group4_1$Generalists, col="gray", pch=15,cex=0.75)
points(group4_1$time, group4_1$Generalists, col="deeppink2", pch=20,cex=1.2)
points(group5_1$time, group5_1$Browsers, col="purple",bg="purple", pch=20,cex=1.2)
points(group6_1$time, group6_1$Grazers, col="orange",bg="orange", pch=20,cex=1.2)
points(group2_1$time, group2_1$Turf, col="yellow",bg="yellow", pch=24,cex=0.75)
points(group3_1$time, group3_1$Macroalgae, col="darkgreen",bg="darkgreen", pch=25,cex=0.75)
legend(x=75,y=1.06,
       # x=75,y=1.04,
       c("Herbivores","Algae","Coral", "Generalists","Browsers","Grazers","Turf","Macroalgae"),
       pch=c(15,15,15,20,20,20,24,25),
       col=c("blue","lightgreen","red","deeppink2","purple","orange","yellow","darkgreen"),
       pt.bg=c("blue","lightgreen","red","deeppink2","purple","orange","yellow","darkgreen"),
       ncol=3,
       bty = "n",   ## remove box around legend
       cex=0.85,
       pt.cex = c(1,1,1,1.2,1.2,1.2,0.75,0.75))


plot(group2_2$time, group2_2$Herbivores,
     pch=15,
     col = "blue",
     xlab="Time",
     ylab="Cover / Abundance",
     ylim=c(0,1),
     xlim=c(0,400),
     cex.lab=1.5,
     cex.axis=1.3,
     main = "Grazer-dominated community",
     cex.main=1.6)
points(group2_2$time, group2_2$Algae, col="lightgreen", pch=15,cex=1)
points(group1_2$time, group1_2$Coral, col="red", pch=15)
points(group4_2$time, group4_2$Generalists, col="deeppink2", pch=20,cex=1.2)
points(group5_2$time, group5_2$Browsers, col="purple",bg="purple", pch=20,cex=1.2)
points(group6_2$time, group6_2$Grazers, col="orange",bg="orange", pch=20,cex=1.2)
points(group2_2$time, group2_2$Turf, col="yellow",bg="yellow", pch=24,cex=0.75)
points(group3_2$time, group3_2$Macroalgae, col="darkgreen",bg="darkgreen", pch=25,cex=0.75)



plot(group2_3$time, group2_3$Herbivores,
     pch=15,
     col = "blue",
     xlab="Time",
     ylab="Cover / Abundance",
     ylim=c(0,1),
     xlim=c(0,400),
     cex.lab=1.5,
     cex.axis=1.3,
     main = "Browser-dominated community",
     cex.main=1.6)
points(group2_3$time, group2_3$Algae, col="lightgreen", pch=15,cex=1)
points(group1_3$time, group1_3$Coral, col="red", pch=15)
points(group4_3$time, group4_3$Generalists, col="deeppink2", pch=20,cex=1.2)
points(group5_3$time, group5_3$Browsers, col="purple",bg="purple", pch=20,cex=1.2)
points(group6_3$time, group6_3$Grazers, col="orange",bg="orange", pch=20,cex=1.2)
points(group2_3$time, group2_3$Turf, col="yellow",bg="yellow", pch=24,cex=0.75)
points(group3_3$time, group3_3$Macroalgae, col="darkgreen",bg="darkgreen", pch=25,cex=0.75)


dev.off()




### OLD CODE FOR MAKING PRIOR VERSIONS OF FIGURES

# pdf("Paper_Fig_1_d_v3.pdf",width=3.75, height=7)
# pdf("Fig_1D_v1.pdf",width=3.75, height=7)
# pdf("Fig_1D_v2.pdf",width=3.75, height=7)
# pdf("Fig_1D_v3.pdf",width=3.75, height=7)


# par(mfrow=c(3,1),
#     mar=c(4,5,2.5,2),
#     family = "Times")
# 
# #quartz()
# plot(group2_1$time, group2_1$Herbivores,
#      pch=15,
#      col = "blue",
#      xlab="Time",
#      ylab="Cover / Abundance",
#      ylim=c(0,1),
# #     xlim=c(0,200),
#      xlim=c(0,1000),
#      cex.lab=1.5,
#      cex.axis=1.3,
#      main = "Generalist-dominated community",
#      cex.main=1.6)
# points(group2_1$time, group2_1$Algae, col="lightgreen", pch=15,cex=0.75)
# points(group1_1$time, group1_1$Coral, col="red", pch=15)
# # points(group4_1$time, group4_1$Generalists, col="hotpink", pch=15,cex=0.75)
# # points(group4_1$time, group4_1$Generalists, col="gray", pch=15,cex=0.75)
# points(group4_1$time, group4_1$Generalists, col="turquoise", pch=15,cex=0.75)
# points(group5_1$time, group5_1$Browsers, col="purple",bg="purple", pch=24,cex=0.75)
# points(group6_1$time, group6_1$Grazers, col="orange",bg="orange", pch=25,cex=0.75)
# points(group2_1$time, group2_1$Turf, col="yellow",bg="yellow", pch=24,cex=0.75)
# points(group3_1$time, group3_1$Macroalgae, col="darkgreen",bg="darkgreen", pch=25,cex=0.75)
# legend(x=200,y=1.04,
#        c("Herbivores","Algae","Coral", "Generalists","Browsers","Grazers","Turf","Macroalgae"),
#        pch=c(15,15,15,15,24,25,24,25),
#        col=c("blue","lightgreen","red","turquoise","purple","orange","yellow","darkgreen"),
#        pt.bg=c("blue","lightgreen","red","turquoise","purple","orange","yellow","darkgreen"),
#        ncol=3,
#        bty = "n",   ## remove box around legend
#        cex=0.85)
# 
# 
# plot(group2_2$time, group2_2$Herbivores,
#      pch=15,
#      col = "blue",
#      xlab="Time",
#      ylab="Cover / Abundance",
#      ylim=c(0,1),
# #     xlim=c(0,200),
#      xlim=c(0,1000),
#      cex.lab=1.5,
#      cex.axis=1.3,
#      main = "Grazer-dominated community",
#      cex.main=1.6)
# points(group2_2$time, group2_2$Algae, col="lightgreen", pch=15,cex=0.75)
# points(group1_2$time, group1_2$Coral, col="red", pch=15)
# # points(group4_2$time, group4_2$Generalists, col="hotpink", pch=15,cex=0.75)
# points(group4_2$time, group4_2$Generalists, col="turquoise", pch=15,cex=0.75)
# points(group5_2$time, group5_2$Browsers, col="purple",bg="purple", pch=24,cex=0.75)
# points(group6_2$time, group6_2$Grazers, col="orange",bg="orange", pch=25,cex=0.75)
# points(group2_2$time, group2_2$Turf, col="yellow",bg="yellow", pch=24,cex=0.75)
# points(group3_2$time, group3_2$Macroalgae, col="darkgreen",bg="darkgreen", pch=25,cex=0.75)
# 
# 
# 
# plot(group2_3$time, group2_3$Herbivores,
#      pch=15,
#      col = "blue",
#      xlab="Time",
#      ylab="Cover / Abundance",
#      ylim=c(0,1),
# #     xlim=c(0,200),
#      xlim=c(0,1000),
#      cex.lab=1.5,
#      cex.axis=1.3,
#      main = "Browser-dominated community",
#      cex.main=1.6)
# points(group2_3$time, group2_3$Algae, col="lightgreen", pch=15,cex=0.75)
# points(group1_3$time, group1_3$Coral, col="red", pch=15)
# # points(group4_3$time, group4_3$Generalists, col="hotpink", pch=15,cex=0.75)
# points(group4_3$time, group4_3$Generalists, col="turquoise", pch=15,cex=0.75)
# points(group5_3$time, group5_3$Browsers, col="purple",bg="purple", pch=24,cex=0.75)
# points(group6_3$time, group6_3$Grazers, col="orange",bg="orange", pch=25,cex=0.75)
# points(group2_3$time, group2_3$Turf, col="yellow",bg="yellow", pch=24,cex=0.75)
# points(group3_3$time, group3_3$Macroalgae, col="darkgreen",bg="darkgreen", pch=25,cex=0.75)
# 
# 
# dev.off()
